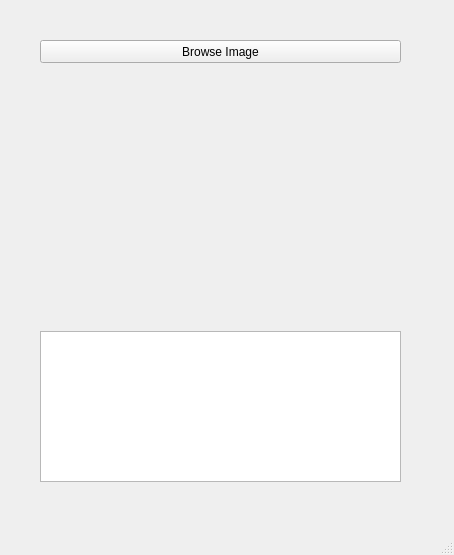
<?xml version="1.0" encoding="UTF-8"?>
<ui version="4.0">
 <class>MainWindow</class>
 <widget class="QMainWindow" name="MainWindow">
  <property name="minimumSize">
   <size>
    <width>454</width>
    <height>555</height>
   </size>
  </property>
  <property name="acceptDrops">
   <bool>false</bool>
  </property>
  <property name="windowTitle">
   <string>Main</string>
  </property>
  <widget class="QWidget" name="centralwidget">
   <widget class="QTextBrowser" name="textBrowser">
    <property name="geometry">
     <rect>
      <x>40</x>
      <y>331</y>
      <width>361</width>
      <height>151</height>
     </rect>
    </property>
   </widget>
   <widget class="QLabel" name="label">
    <property name="enabled">
     <bool>false</bool>
    </property>
    <property name="geometry">
     <rect>
      <x>40</x>
      <y>100</y>
      <width>361</width>
      <height>181</height>
     </rect>
    </property>
    <property name="text">
     <string/>
    </property>
   </widget>
   <widget class="QPushButton" name="pushButton">
    <property name="geometry">
     <rect>
      <x>40</x>
      <y>40</y>
      <width>361</width>
      <height>23</height>
     </rect>
    </property>
    <property name="text">
     <string>Browse Image</string>
    </property>
   </widget>
  </widget>
  <widget class="QMenuBar" name="menubar">
   <property name="geometry">
    <rect>
     <x>0</x>
     <y>0</y>
     <width>454</width>
     <height>22</height>
    </rect>
   </property>
  </widget>
  <widget class="QStatusBar" name="statusbar"/>
 </widget>
 <resources/>
 <connections/>
</ui>
